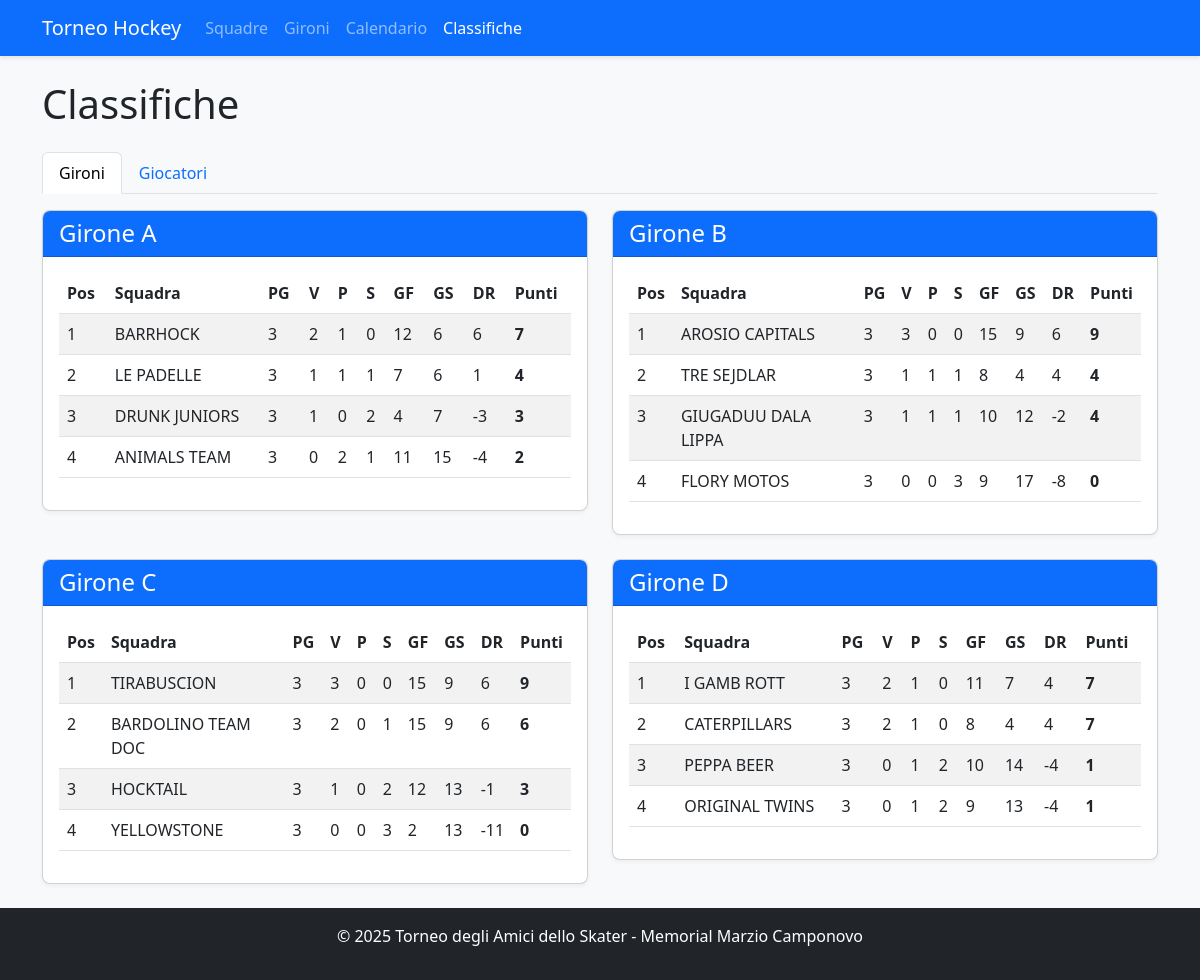
Page /standings on the earlier database version.
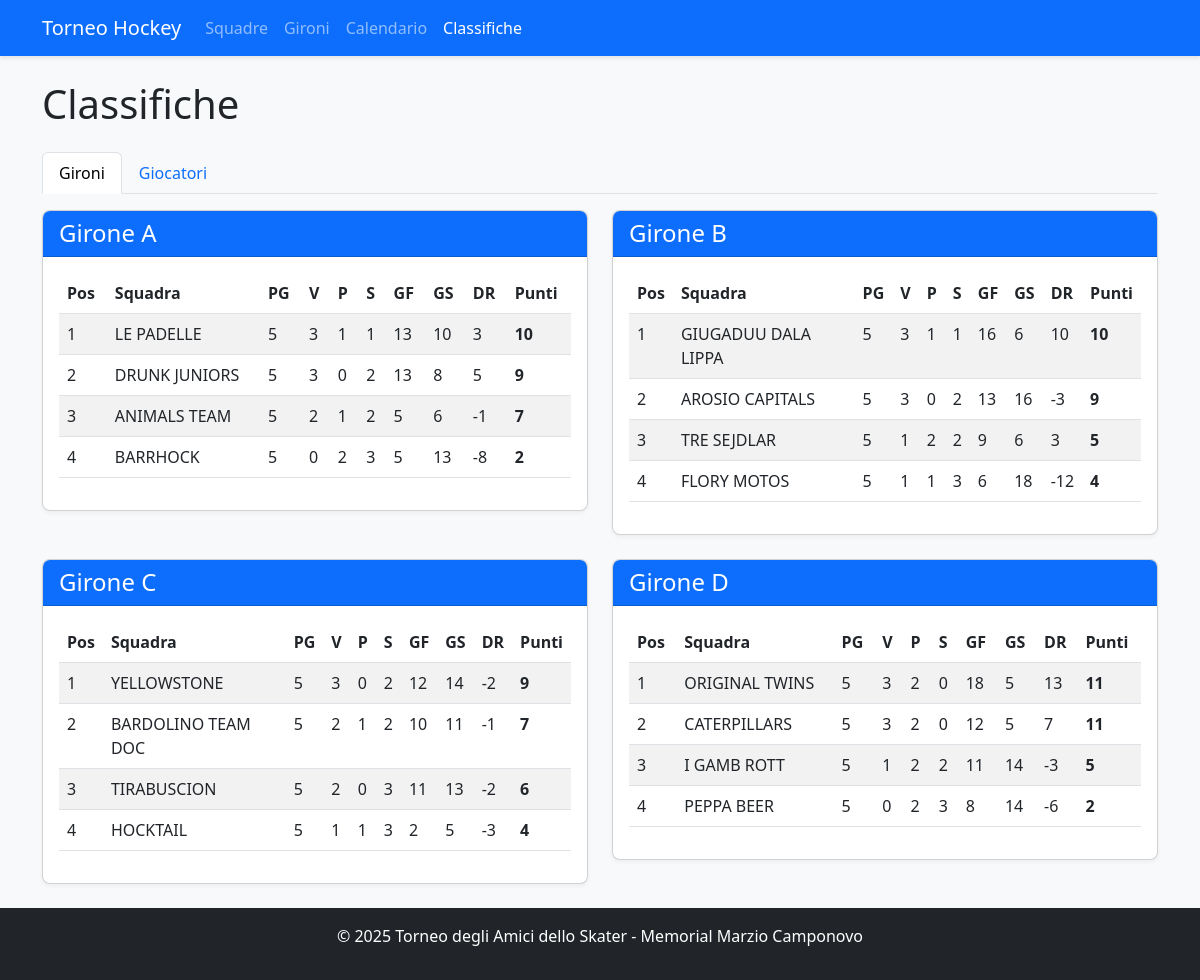
Same page on the later database version.
### app.py (models this page shows, shortened)
class Team(db.Model):
    id = db.Column(db.Integer, primary_key=True)
    name = db.Column(db.String(100), nullable=False, unique=True)
    group = db.Column(db.String(1))  # A, B, C, or D
    players = db.relationship('Player', backref='team', lazy=True)
    matches = db.relationship(
        'Match',
        primaryjoin="or_(Team.id == Match.team1_id, Team.id == Match.team2_id)",
        lazy=True,
        overlaps="team1,team2"
    )
    wins = db.Column(db.Integer, default=0)
    losses = db.Column(db.Integer, default=0)
    draws = db.Column(db.Integer, default=0)
    goals_for = db.Column(db.Integer, default=0)
    goals_against = db.Column(db.Integer, default=0)
    points = db.Column(db.Integer, default=0)
    @property
    def goal_difference(self):
        return self.goals_for - self.goals_against
    @property
    def games_played(self):
        return self.wins + self.losses + self.draws

### app.py (the view, shortened to what this page needs)
@app.route('/standings')
def standings():
    group_standings = {}
    for group in ['A', 'B', 'C', 'D']:
        teams = Team.query.filter_by(group=group).order_by(
            Team.points.desc(),
            (Team.goals_for - Team.goals_against).desc(),
            Team.goals_for.desc()
        ).all()
        group_standings[group] = teams
    try:
        if db.inspect(db.engine).has_table('player_match_stats'):
            from sqlalchemy import func
            top_scorers_query = db.session.query(
                Player,
                func.sum(PlayerMatchStats.goals).label('total_goals')
            ).join(PlayerMatchStats).group_by(Player.id).having(
                func.sum(PlayerMatchStats.goals) > 0
            ).order_by(func.sum(PlayerMatchStats.goals).desc()).limit(10)
            top_scorers = []
            for player, total_goals in top_scorers_query:
                player.display_goals = total_goals
                top_scorers.append(player)
            top_assists_query = db.session.query(
                Player,
                func.sum(PlayerMatchStats.assists).label('total_assists')
            ).join(PlayerMatchStats).group_by(Player.id).having(
                func.sum(PlayerMatchStats.assists) > 0
            ).order_by(func.sum(PlayerMatchStats.assists).desc()).limit(10)
            top_assists = []
            for player, total_assists in top_assists_query:
                player.display_assists = total_assists
                top_assists.append(player)
            most_penalties_query = db.session.query(
                Player,
                func.sum(PlayerMatchStats.penalties).label('total_penalties')
            ).join(PlayerMatchStats).group_by(Player.id).having(
                func.sum(PlayerMatchStats.penalties) > 0
            ).order_by(func.sum(PlayerMatchStats.penalties).desc()).limit(10)
            most_penalties = []
            for player, total_penalties in most_penalties_query:
                player.display_penalties = total_penalties
                most_penalties.append(player)
    except Exception as e:
        print(f"Errore nelle statistiche: {e}")
        top_scorers = []
        top_assists = []
        most_penalties = []
    return render_template('standings.html',
                          group_standings=group_standings,
                          top_scorers=top_scorers,
                          top_assists=top_assists,
                          most_penalties=most_penalties)

### app.py (called while the page is built)
def format_tournament_dates():
    dates = get_tournament_dates()
    formatted = {}
    for key, date_obj in dates.items():
        formatted[key] = {
            'date': date_obj,
            'formatted': date_obj.strftime('%d/%m/%Y'),
            'day_name': date_obj.strftime('%A'),
            'day_name_it': {
                'Monday': 'Lunedì',
                'Tuesday': 'Martedì',
                'Wednesday': 'Mercoledì',
                'Thursday': 'Giovedì',
                'Friday': 'Venerdì',
                'Saturday': 'Sabato',
                'Sunday': 'Domenica'
            }.get(date_obj.strftime('%A'), date_obj.strftime('%A'))
        }
    return formatted

@app.context_processor
def inject_tournament_dates():
    try:
        formatted_dates = format_tournament_dates()
        return {'tournament_dates': formatted_dates}
    except Exception as e:
        current_year = datetime.now().year
        return {
            'tournament_dates': {
                'qualification_day1': {
                    'date': datetime(current_year, 7, 13).date(),
                    'formatted': f'13/07/{current_year}',
                    'day_name_it': 'Sabato'
                },
                'qualification_day2': {
                    'date': datetime(current_year, 7, 14).date(),
                    'formatted': f'14/07/{current_year}',
                    'day_name_it': 'Domenica'
                }
            }
        }

### templates/standings.html (shortened to what this page needs)
<!DOCTYPE html>
<html lang="it">
<head>
    <link rel="stylesheet" href="https://cdn.jsdelivr.net/npm/bootstrap@5.3.0/dist/css/bootstrap.min.css">
    <link rel="stylesheet" href="{{ url_for('static', filename='style.css') }}">
</head>
<body class="d-flex flex-column min-vh-100">
    <nav class="navbar navbar-expand-lg navbar-dark bg-primary">
        <div class="container">
            <a class="navbar-brand" href="{{ url_for('index') }}">Torneo Hockey</a>
            <div class="collapse navbar-collapse" id="navbarNav">
                <ul class="navbar-nav">
                    <li class="nav-item">
                        <a class="nav-link" href="{{ url_for('teams') }}">Squadre</a>
                    </li>
                    <li class="nav-item">
                        <a class="nav-link" href="{{ url_for('groups') }}">Gironi</a>
                    </li>
                    <li class="nav-item">
                        <a class="nav-link" href="{{ url_for('schedule') }}">Calendario</a>
                    </li>
                    <li class="nav-item">
                        <a class="nav-link active" href="{{ url_for('standings') }}">Classifiche</a>
                    </li>
                </ul>
            </div>
        </div>
    </nav>
    <div class="container mt-4">
        <h1>Classifiche</h1>
        <ul class="nav nav-tabs mt-4" id="myTab" role="tablist">
            <li class="nav-item" role="presentation">
                <button class="nav-link active" id="groups-tab" data-bs-toggle="tab" data-bs-target="#groups" type="button" role="tab">Gironi</button>
            </li>
            <li class="nav-item" role="presentation">
                <button class="nav-link" id="players-tab" data-bs-toggle="tab" data-bs-target="#players" type="button" role="tab">Giocatori</button>
            </li>
        </ul>
        <div class="tab-content mt-3" id="myTabContent">
            <div class="tab-pane fade show active" id="groups" role="tabpanel">
                <div class="row">
                    {% for group, teams in group_standings.items() %}
                        <div class="col-md-6 mb-4">
                            <div class="card">
                                <div class="card-header bg-primary text-white">
                                    <h4 class="mb-0">Girone {{ group }}</h4>
                                </div>
                                <div class="card-body">
                                    <div class="table-responsive">
                                        <table class="table table-striped">
                                            <thead>
                                                <tr>
                                                    <th>Pos</th>
                                                    <th>Squadra</th>
                                                    <th>PG</th>
                                                    <th>V</th>
                                                    <th>P</th>
                                                    <th>S</th>
                                                    <th>GF</th>
                                                    <th>GS</th>
                                                    <th>DR</th>
                                                    <th>Punti</th>
                                                </tr>
                                            </thead>
                                            <tbody>
                                                {% for team in teams %}
                                                    <tr>
                                                        <td>{{ loop.index }}</td>
                                                        <td>{{ team.name }}</td>
                                                        <td>{{ team.games_played }}</td>
                                                        <td>{{ team.wins }}</td>
                                                        <td>{{ team.draws }}</td>
                                                        <td>{{ team.losses }}</td>
                                                        <td>{{ team.goals_for }}</td>
                                                        <td>{{ team.goals_against }}</td>
                                                        <td>{{ team.goal_difference }}</td>
                                                        <td><strong>{{ team.points }}</strong></td>
                                                    </tr>
                                                {% endfor %}
                                            </tbody>
                                        </table>
                                    </div>
                                </div>
                            </div>
                        </div>
                    {% endfor %}
                </div>
            </div>
        </div>
    </div>
    <footer class="bg-dark text-white py-3 mt-auto">
        <div class="container text-center">
            <p>© 2025 Torneo degli Amici dello Skater - Memorial Marzio Camponovo</p>
        </div>
    </footer>
</body>
</html>

### static/style.css (style rules this page uses)
body { font-family: "Segoe UI", Tahoma, Geneva, Verdana, sans-serif; background-color: #f8f9fa; }
.navbar { box-shadow: 0 2px 4px rgba(0, 0, 0, 0.1); }
.card { box-shadow: 0 2px 4px rgba(0, 0, 0, 0.05); border-radius: 8px; overflow: hidden; }
.card-header { font-weight: 600; }
.table th { font-weight: 600; }
footer { margin-top: 2rem; }

Differences in the rows shown:
changed Team "LE PADELLE": games_played "3" → "5"; wins "1" → "3"; goals_for "7" → "13"; goals_against "6" → "10"; goal_difference "1" → "3"; points "4" → "10"
changed Team "DRUNK JUNIORS": games_played "3" → "5"; wins "1" → "3"; goals_for "4" → "13"; goals_against "7" → "8"; goal_difference "-3" → "5"; points "3" → "9"
changed Team "ANIMALS TEAM": games_played "3" → "5"; wins "0" → "2"; draws "2" → "1"; losses "1" → "2"; goals_for "11" → "5"; goals_against "15" → "6"; goal_difference "-4" → "-1"; points "2" → "7"
changed Team "BARRHOCK": games_played "3" → "5"; wins "2" → "0"; draws "1" → "2"; losses "0" → "3"; goals_for "12" → "5"; goals_against "6" → "13"; goal_difference "6" → "-8"; points "7" → "2"; moves down the list
changed Team "GIUGADUU DALA LIPPA": games_played "3" → "5"; wins "1" → "3"; goals_for "10" → "16"; goals_against "12" → "6"; goal_difference "-2" → "10"; points "4" → "10"; moves up the list
changed Team "AROSIO CAPITALS": games_played "3" → "5"; losses "0" → "2"; goals_for "15" → "13"; goals_against "9" → "16"; goal_difference "6" → "-3"
changed Team "TRE SEJDLAR": games_played "3" → "5"; draws "1" → "2"; losses "1" → "2"; goals_for "8" → "9"; goals_against "4" → "6"; goal_difference "4" → "3"; points "4" → "5"
changed Team "FLORY MOTOS": games_played "3" → "5"; wins "0" → "1"; draws "0" → "1"; goals_for "9" → "6"; goals_against "17" → "18"; goal_difference "-8" → "-12"; points "0" → "4"
changed Team "YELLOWSTONE": games_played "3" → "5"; wins "0" → "3"; losses "3" → "2"; goals_for "2" → "12"; goals_against "13" → "14"; goal_difference "-11" → "-2"; points "0" → "9"; moves up the list
changed Team "BARDOLINO TEAM DOC": games_played "3" → "5"; draws "0" → "1"; losses "1" → "2"; goals_for "15" → "10"; goals_against "9" → "11"; goal_difference "6" → "-1"; points "6" → "7"; moves down the list
changed Team "TIRABUSCION": games_played "3" → "5"; wins "3" → "2"; losses "0" → "3"; goals_for "15" → "11"; goals_against "9" → "13"; goal_difference "6" → "-2"; points "9" → "6"
changed Team "HOCKTAIL": games_played "3" → "5"; draws "0" → "1"; losses "2" → "3"; goals_for "12" → "2"; goals_against "13" → "5"; goal_difference "-1" → "-3"; points "3" → "4"
changed Team "ORIGINAL TWINS": games_played "3" → "5"; wins "0" → "3"; draws "1" → "2"; losses "2" → "0"; goals_for "9" → "18"; goals_against "13" → "5"; goal_difference "-4" → "13"; points "1" → "11"; moves up the list
changed Team "CATERPILLARS": games_played "3" → "5"; wins "2" → "3"; draws "1" → "2"; goals_for "8" → "12"; goals_against "4" → "5"; goal_difference "4" → "7"; points "7" → "11"; moves down the list
changed Team "I GAMB ROTT": games_played "3" → "5"; wins "2" → "1"; draws "1" → "2"; losses "0" → "2"; goals_against "7" → "14"; goal_difference "4" → "-3"; points "7" → "5"
changed Team "PEPPA BEER": games_played "3" → "5"; draws "1" → "2"; losses "2" → "3"; goals_for "10" → "8"; goal_difference "-4" → "-6"; points "1" → "2"
